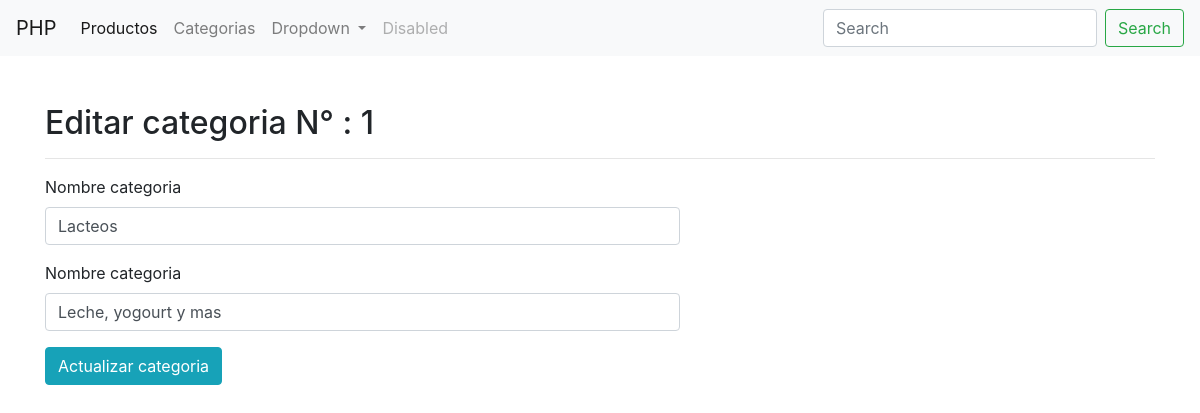
The page /Categoria/editcategoria.php?id=1 on the database its author committed.
### tables this page shows
CREATE TABLE `categorias` (
  `id` int(11) NOT NULL AUTO_INCREMENT,
  `nombre` varchar(200) DEFAULT NULL,
  `descripcion` varchar(200) DEFAULT NULL,
  PRIMARY KEY (`id`)
);

### Categoria/editcategoria.php (the view, shortened to what this page needs)
<?php
include_once '../Conexion/conexion.php';
if ($_GET['id']) {
    $id = $_GET['id'];
    $consulta_buscar = 'SELECT * FROM categorias WHERE id=?';
    $sentencia_sql_buscar = $conexion->prepare($consulta_buscar);
    $sentencia_sql_buscar->execute(array($id));
    $categoria = $sentencia_sql_buscar->fetch();
}
?>
<?php include_once '../Layout/header.php'; ?>
<div class="container my-5">
    <h2>Editar categoria N° : <?=$categoria['id'] ?> </h2> <hr>
    <div class="row">
        <div class="col-md-7">
            <form method="POST" action="editcategoria.php">
                <div class="form-group">
                    <label for="nombre">Nombre categoria</label>
                    <input type="text" class="form-control" id="nombre" name="nombre" required value="<?=$categoria['nombre']?>">
                </div>
                <div class="form-group">
                    <label for="descripcion">Nombre categoria</label>
                    <input type="text" class="form-control" id="descripcion" name="descripcion" required value="<?=utf8_encode( $categoria['descripcion'] ) ?>" >
                </div>
                <button type="submit" class="btn btn-info">Actualizar categoria</button>
            </form>
        </div>
    </div>
</div>

### rows shown on the page
categorias: id "1", nombre "Lacteos", descripcion "Leche, yogourt y mas"
